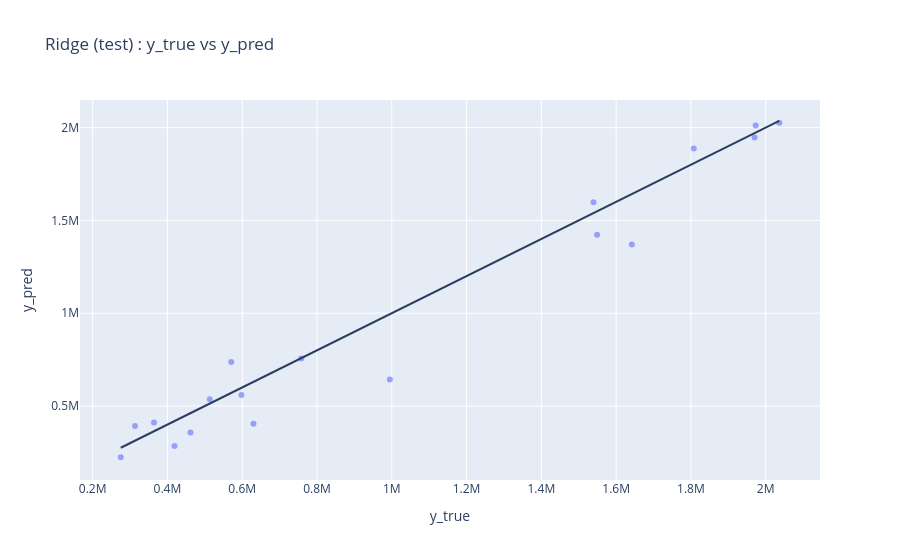

The code cell stored with this chart in its notebook:
### Code cell
pred_test_ridge = best_ridge.predict(X_test)

df_pred = pd.DataFrame({
    "y_true": y_test,
    "y_pred": pred_test_ridge
})

fig = px.scatter(
    df_pred,
    x="y_true",
    y="y_pred",
    title="Ridge (test) : y_true vs y_pred",
    opacity=0.6
)

# Diagonale parfaite y = x
m = df_pred["y_true"].min()
M = df_pred["y_true"].max()
fig.add_shape(type="line", x0=m, y0=m, x1=M, y1=M)

fig.show()

### Figure 1 — Plotly figure (JSON) as saved in the notebook; plotly's stock layout.template omitted (floating-point values rounded to 4 significant figures)
{"data": [{"hovertemplate": "y_true=%{x}<br>y_pred=%{y}<extra></extra>", "legendgroup": "", "marker": {"color": "#636efa", "opacity": 0.6, "symbol": "circle"}, "mode": "markers", "name": "", "orientation": "v", "showlegend": false, "type": "scatter", "x": [994800.0, 2036000.0, 1808000.0, 757700.0, 1642000.0, 275100.0, 597900.0, 570600.0, 461600.0, 513100.0, 1549000.0, 630000.0, 1970000.0, 1973000.0, 364100.0, 1539000.0, 418900.0, 313400.0], "xaxis": "x", "y": [642900.0, 2026000.0, 1887000.0, 756500.0, 1370000.0, 224000.0, 560000.0, 737300.0, 356700.0, 536800.0, 1423000.0, 404000.0, 1946000.0, 2011000.0, 411400.0, 1598000.0, 284100.0, 392500.0], "yaxis": "y"}], "layout": {"legend": {"tracegroupgap": 0}, "shapes": [{"type": "line", "x0": 275100.0, "x1": 2036000.0, "y0": 275100.0, "y1": 2036000.0}], "title": {"text": "Ridge (test) : y_true vs y_pred"}, "xaxis": {"anchor": "y", "domain": [0, 1], "title": {"text": "y_true"}}, "yaxis": {"anchor": "x", "domain": [0, 1], "title": {"text": "y_pred"}}}}
